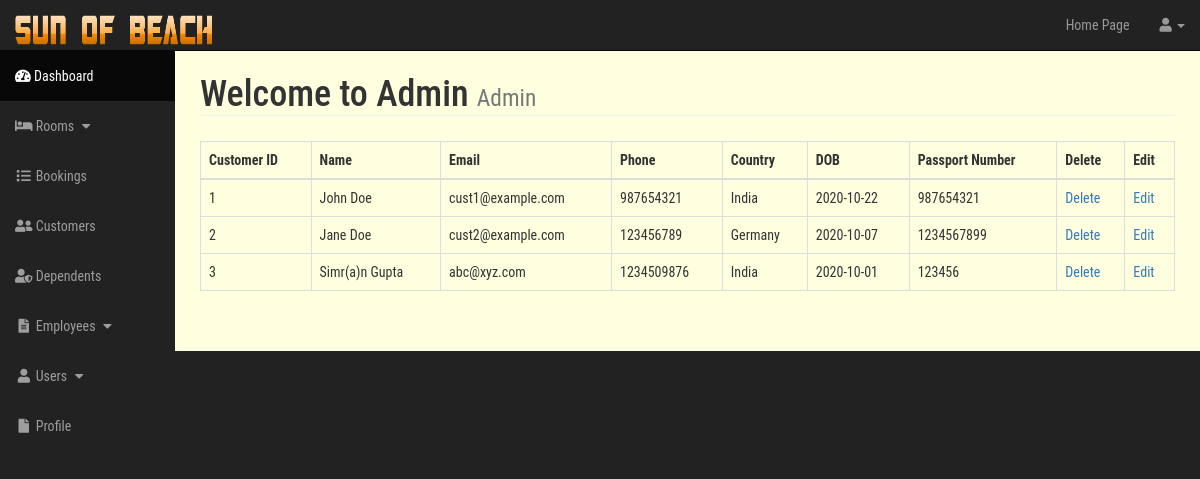
Page /admin/customers.php on the committed database.
### tables this page shows
CREATE TABLE `customer` (
  `cust_id` int(11) NOT NULL,
  `f_name` varchar(20) NOT NULL,
  `l_name` varchar(20) NOT NULL,
  `cust_email` varchar(32) NOT NULL,
  `cust_phone` int(10) NOT NULL,
  `passport_no` int(11) NOT NULL,
  `dob` date NOT NULL,
  `country` varchar(20) NOT NULL
);

### admin/include/view_all_customers.php (the view, shortened to what this page needs)
<table class="table table-bordered table-hover">
    <thead>
        <tr>
            <th>Customer ID</th>
            <th>Name</th>
            <th>Email</th>
            <th>Phone</th>
            <th>Country</th>
            <th>DOB</th>
            <th>Passport Number</th>
            <th>Delete</th>
            <th>Edit</th>
        </tr>
    </thead>
    <tbody>
        <?php
        $query = "SELECT * FROM customer";
        $select_bookings=mysqli_query($con, $query);
        while($row=mysqli_fetch_assoc($select_bookings)){
            $cust_id=$row['cust_id'];
            $cust_email=$row['cust_email'];
            $cust_phone=$row['cust_phone'];
            $f_name=$row['f_name'];
            $l_name=$row['l_name'];
            $country=$row['country'];
            $dob=$row['dob'];
            $passport_no=$row['passport_no'];
            echo "<tr><td>{$cust_id}</td>";
            echo "<td>{$f_name} {$l_name}</td>";
            echo "<td>{$cust_email}</td>";
            echo "<td>{$cust_phone}</td>";
            echo "<td>{$country}</td>";
            echo "<td>{$dob}</td>";
            echo "<td>{$passport_no}</td>";
            echo "<td><a href='customers.php?delete={$cust_id}'>Delete</a></td>";
            echo "<td><a href='customers.php?source=edit_customer&p_id={$cust_id}'>Edit</a></td>";
            echo "</tr>";
        }
        ?>
    </tbody>
</table>

### admin/css/sb-admin.css (style rules this page uses)
body { margin-top: 100px; background-color: #222; font-family: 'Roboto Condensed', sans-serif; }
@media (min-width:768px) { body { margin-top: 50px; } }

### rows in the picture
customer: cust_id "1", f_name "John", l_name "Doe", cust_email "cust1@example.com", cust_phone "987654321", country "India", dob "2020-10-22", passport_no "987654321"
customer: cust_id "2", f_name "Jane", l_name "Doe", cust_email "cust2@example.com", cust_phone "123456789", country "Germany", dob "2020-10-07", passport_no "1234567899"
customer: cust_id "3", f_name "Simr(a)n", l_name "Gupta", cust_email "abc@xyz.com", cust_phone "1234509876", country "India", dob "2020-10-01", passport_no "123456"
